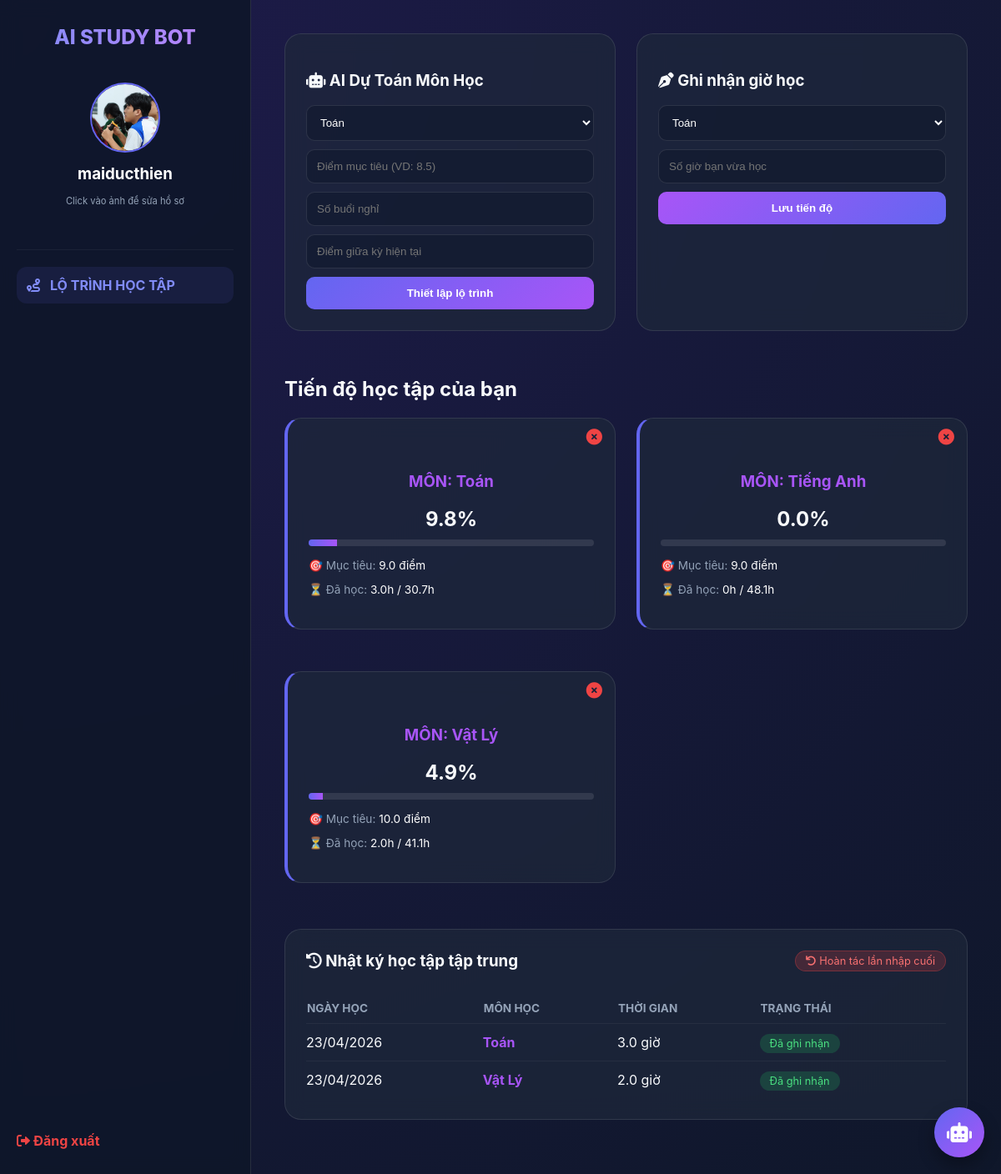
The page /dashboard (signed in) on the database its author committed.
### app.py (models this page shows)
class User(db.Model):
    id = db.Column(db.Integer, primary_key=True)
    username = db.Column(db.String(80), unique=True, nullable=False)
    password = db.Column(db.String(80), nullable=False)
    gender = db.Column(db.String(10), default="Chưa rõ")
    dob_year = db.Column(db.Integer, default=2000)
    profile_pic = db.Column(db.String(200), default='default_avatar.png')
    targets = db.relationship('SubjectTarget', backref='user', lazy=True)

class SubjectTarget(db.Model):
    id = db.Column(db.Integer, primary_key=True)
    user_id = db.Column(db.Integer, db.ForeignKey('user.id'))
    subject = db.Column(db.String(50), nullable=False)
    target_score = db.Column(db.Float, default=0.0)
    total_needed = db.Column(db.Float, default=0.0)

class StudyLog(db.Model):
    id = db.Column(db.Integer, primary_key=True)
    user_id = db.Column(db.Integer, db.ForeignKey('user.id'))
    subject = db.Column(db.String(50), nullable=False)
    date = db.Column(db.Date, default=datetime.date.today)
    hours = db.Column(db.Float)

### app.py (the view, shortened to what this page needs)
@app.route("/dashboard", methods=['GET', 'POST'])
def dashboard():
    if 'user_id' not in session:
        return redirect(url_for('login'))
    user = User.query.get(session['user_id'])
    if user is None:
        session.pop('user_id', None) # Xóa session cũ bị lỗi đi
        return redirect(url_for('login')) # Quay về trang login
    subjects_data = []
    for t in user.targets:
        learned = db.session.query(db.func.sum(StudyLog.hours)).filter_by(user_id=user.id, subject=t.subject).scalar() or 0
        percent = round((learned / t.total_needed * 100), 1) if t.total_needed > 0 else 0
        subjects_data.append({'name': t.subject, 'percent': percent, 'target': t.target_score, 'needed': t.total_needed, 'learned': learned})
    all_logs = StudyLog.query.filter_by(user_id=user.id).order_by(StudyLog.date.desc()).all()
    return render_template("dashboard.html", user=user, subjects=subjects_data, all_logs=all_logs)

### templates/dashboard.html (shortened to what this page needs)
<!DOCTYPE html>
<html lang="vi">
<head>
    <link rel="stylesheet" href="{{ url_for('static', filename='style.css') }}">
    <link href="https://cdnjs.cloudflare.com/ajax/libs/font-awesome/6.0.0/css/all.min.css" rel="stylesheet">
</head>
<body>
<aside class="sidebar">
    <div class="logo">AI STUDY BOT</div>
    <div style="text-align: center; margin-bottom: 20px;">
        <a href="/profile" title="Chỉnh sửa thông tin cá nhân" style="text-decoration: none;">
            {% if user.profile_pic and user.profile_pic != 'default_avatar.png' %}
                <img src="{{ url_for('static', filename='uploads/' + user.profile_pic) }}"
                     style="width: 80px; height: 80px; border-radius: 50%; object-fit: cover; border: 2px solid var(--primary); transition: 0.3s;"
                     onmouseover="this.style.opacity='0.7'" onmouseout="this.style.opacity='1'">
            {% else %}
                <i class="fas fa-robot fa-4x" style="color: var(--primary); cursor: pointer; transition: 0.3s;"
                   onmouseover="this.style.color='#a855f7'" onmouseout="this.style.color='var(--primary)'"></i>
            {% endif %}
        </a>
        <h3 style="margin-top: 10px; color: white;">{{ user.username }}</h3>
        <p style="font-size: 0.7rem; color: #94a3b8; margin-top: -5px;">Click vào ảnh để sửa hồ sơ</p>
    </div>
    <div style="margin-top: 20px; border-top: 1px solid rgba(255,255,255,0.05); padding-top: 20px;">
        <a href="/roadmap" style="display: flex; align-items: center; padding: 12px; background: rgba(99, 102, 241, 0.1); border-radius: 12px; color: #818cf8; text-decoration: none; font-weight: bold; transition: 0.3s;">
            <i class="fas fa-route" style="margin-right: 12px;"></i> LỘ TRÌNH HỌC TẬP
        </a>
    </div>
    <div style="margin-top: auto;">
        <a href="/logout" style="color:#ef4444; text-decoration:none; font-weight: bold;">
            <i class="fas fa-sign-out-alt"></i> Đăng xuất
        </a>
    </div>
</aside>
    <main class="main-content">
        {% set subject_names = {
    'toan': 'Toán',
    'tienganh': 'Tiếng Anh',
    'vatly': 'Vật Lý',
    'TOAN': 'Toán',
    'TIENGANH': 'Tiếng Anh',
    'VATLY': 'Vật Lý'
} %}
        <div class="grid-container" style="margin-bottom: 30px;">
            <div class="card">
                <h3><i class="fas fa-robot"></i> AI Dự Toán Môn Học</h3>
                <form method="POST">
                    <select name="subject" class="input-style" style="width:100%; padding:12px; background:rgba(15,23,42,0.5); border:1px solid rgba(255,255,255,0.1); border-radius:10px; color:white; margin-bottom:10px;">
                        <option value="toan">Toán</option>
                    </select>
                    <input type="number" name="target" step="0.1" placeholder="Điểm mục tiêu (VD: 8.5)" required>
                    <input type="number" name="absences" placeholder="Số buổi nghỉ">
                    <input type="number" name="midterm" step="0.1" placeholder="Điểm giữa kỳ hiện tại">
                    <button type="submit">Thiết lập lộ trình</button>
                </form>
            </div>
            <div class="card">
                <h3><i class="fas fa-pen-nib"></i> Ghi nhận giờ học</h3>
                <form method="POST">
                    <select name="subject" style="width:100%; padding:12px; background:rgba(15,23,42,0.5); border:1px solid rgba(255,255,255,0.1); border-radius:10px; color:white; margin-bottom:10px;">
                        {% if subjects %}
                            {% for sub in subjects %}
                                <option value="{{ sub.name }}">{{ subject_names[sub.name] }}</option>
                            {% endfor %}
                        {% else %}
                            <option>Chưa có môn học nào</option>
                        {% endif %}
                    </select>
                    <input type="number" name="hours" step="0.1" placeholder="Số giờ bạn vừa học" required>
                    <button type="submit" style="background: linear-gradient(135deg, #a855f7, #6366f1);">Lưu tiến độ</button>
                </form>
            </div>
        </div>
        <h2 style="margin-bottom: 20px;">Tiến độ học tập của bạn</h2>
        <div class="grid-container">
            {% for sub in subjects %}
                <div class="card" style="text-align: center; border-left: 4px solid var(--primary); position: relative; padding-top: 45px;">
                    <a href="{{ url_for('delete_subject', sub_name=sub.name) }}"
                       onclick="return confirm('Bạn có chắc chắn muốn xóa toàn bộ tiến độ môn này?')"
                       style="position: absolute; top: 10px; right: 15px; color: #ef4444; text-decoration: none; font-size: 1.2rem;">
                       <i class="fas fa-times-circle"></i>
                    </a>
                <h3 style="color: var(--secondary);">MÔN: {{ subject_names[sub.name] }}</h3>
                <div style="font-size: 1.5rem; font-weight: bold; margin: 10px 0;">{{ sub.percent }}%</div>
                <div style="width: 100%; height: 8px; background: rgba(255,255,255,0.1); border-radius: 10px; overflow: hidden; margin-bottom: 15px;">
                    <div style="width: {{ sub.percent }}%; height: 100%; background: linear-gradient(to right, var(--primary), var(--secondary));"></div>
                </div>
                <div style="text-align: left; font-size: 0.85rem; color: #94a3b8;">
                    <p>🎯 Mục tiêu: <span style="color: white;">{{ sub.target }} điểm</span></p>
                    <p>⏳ Đã học: <span style="color: white;">{{ sub.learned }}h / {{ sub.needed }}h</span></p>
                </div>
            </div>
            {% endfor %}
        </div>
        <div class="card" style="margin-top: 30px;">
            <div style="display: flex; justify-content: space-between; align-items: center; margin-bottom: 20px;">
                <h3 style="margin: 0;"><i class="fas fa-history"></i> Nhật ký học tập tập trung</h3>
                <a href="/undo_last_log" class="status-badge"
                    onclick="return confirm('Bạn có chắc chắn muốn xóa bản ghi gần nhất không?')"
                    style="background: rgba(239, 68, 68, 0.2); color: #f87171; text-decoration: none; cursor: pointer; border: 1px solid rgba(239, 68, 68, 0.3);">
                    <i class="fas fa-undo"></i> Hoàn tác lần nhập cuối
                </a>
    </div>
            <div style="overflow-x: auto;">
                <table>
                    <thead>
                        <tr>
                            <th>NGÀY HỌC</th>
                            <th>MÔN HỌC</th>
                            <th>THỜI GIAN</th>
                            <th>TRẠNG THÁI</th>
                        </tr>
                    </thead>
                    <tbody>
                        {% if all_logs %}
                            {% for log in all_logs %}
                            <tr>
                                <td>{{ log.date.strftime('%d/%m/%Y') }}</td>
                                <td><strong style="color: var(--secondary);">{{ subject_names[log.subject] if log.subject in subject_names else log.subject }}</strong></td>
                                <td>{{ log.hours }} giờ</td>
                                <td><span class="status-badge">Đã ghi nhận</span></td>
                            </tr>
                            {% endfor %}
                        {% else %}
                            <tr>
                                <td colspan="4" style="text-align: center; padding: 20px; color: #64748b;">Bạn chưa có hoạt động học tập nào. Hãy bắt đầu ngay!</td>
                            </tr>
                        {% endif %}
                    </tbody>
                </table>
            </div>
        </div>
    </main>
<div id="ai-chat-wrapper">
        <button id="chat-toggle-btn">
            <i class="fas fa-robot"></i>
        </button>
    </div>
</body>
</html>

### static/style.css (style rules this page uses)
:root { --primary: #6366f1; --secondary: #a855f7; --bg: #0f172a; --card-bg: rgba(30, 41, 59, 0.7); --text: #f8fafc; }
body { font-family: 'Inter', system-ui, sans-serif; background: radial-gradient(circle at top left, #1e1b4b, #0f172a); color: var(--text); margin: 0; display: flex; min-height: 100vh; }
.sidebar { width: 260px; background: rgba(15, 23, 42, 0.9); backdrop-filter: blur(10px); border-right: 1px solid rgba(255, 255, 255, 0.1); padding: 30px 20px; display: flex; flex-direction: column; }
.logo { font-size: 1.5rem; font-weight: 800; background: linear-gradient(to right, #818cf8, #c084fc); -webkit-background-clip: text; -webkit-text-fill-color: transparent; margin-bottom: 40px; text-align: center; }
.main-content { flex: 1; padding: 40px; overflow-y: auto; }
.grid-container { display: grid; grid-template-columns: repeat(auto-fit, minmax(300px, 1fr)); gap: 25px; }
.card { background: var(--card-bg); backdrop-filter: blur(12px); border: 1px solid rgba(255, 255, 255, 0.1); border-radius: 20px; padding: 25px; margin-bottom: 25px; }
input { width: 100%; padding: 12px; background: rgba(15, 23, 42, 0.5); border: 1px solid rgba(255, 255, 255, 0.1); border-radius: 10px; color: white; margin-bottom: 10px; box-sizing: border-box; }
button { width: 100%; padding: 12px; background: linear-gradient(135deg, var(--primary), var(--secondary)); color: white; border: none; border-radius: 10px; font-weight: 600; cursor: pointer; }
table { width: 100%; border-collapse: collapse; margin-top: 15px; }
th { text-align: left; color: #94a3b8; font-size: 0.85rem; padding-bottom: 10px; }
td { padding: 12px 0; border-top: 1px solid rgba(255, 255, 255, 0.05); }
.status-badge { padding: 4px 12px; border-radius: 20px; font-size: 0.8rem; background: rgba(34, 197, 94, 0.2); color: #4ade80; }
#ai-chat-wrapper { position: fixed; bottom: 20px; right: 20px; z-index: 9999; width: auto; height: auto; }
#chat-toggle-btn { width: 60px; height: 60px; border-radius: 50%; border: none; background: linear-gradient(135deg, #6366f1, #a855f7); color: white; font-size: 1.5rem; cursor: pointer; box-shadow: 0 10px 20px rgba(0, 0, 0, 0.3); display: flex; align-items: center; justify-content: center; }

### rows shown on the page
User: profile_pic (picture), username "maiducthien"
SubjectTarget: subject "Toán", percent "9.8", target "9.0", learned "3.0", needed "30.7"
SubjectTarget: subject "Tiếng Anh", percent "0.0", target "9.0", learned "0", needed "48.1"
SubjectTarget: subject "Vật Lý", percent "4.9", target "10.0", learned "2.0", needed "41.1"
StudyLog: date "23/04/2026", subject "Toán", hours "3.0"
StudyLog: date "23/04/2026", subject "Vật Lý", hours "2.0"

### other values the page prints
form field subject "Toán"
